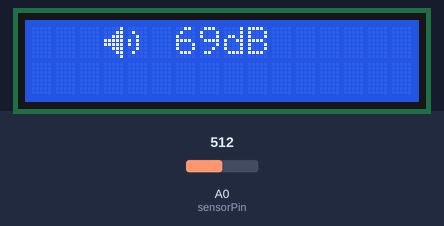
The sketch below on a simulated Arduino Uno, built with avr-gcc and run on an emulated ATmega328P. On the bench: 16×2 character LCD. The inputs (shaded band) are chosen by the test bench; at power-on: A0 (sensorPin) = 512. What the sketch prints to the serial monitor is not drawn.

Above: at 1.2 s.
1.3 s: A0 (sensorPin) set to 105
At 2.4 s:
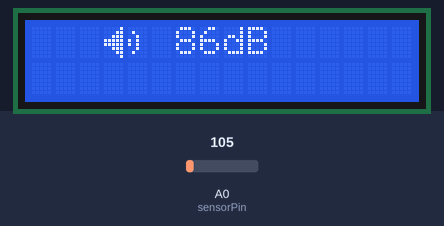
3.1 s: A0 (sensorPin) set to 93
At 4.7 s:
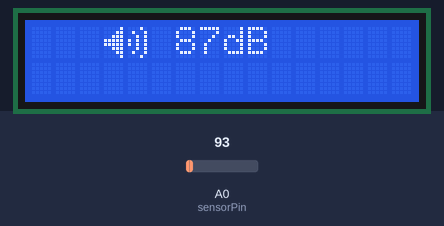
5.0 s: A0 (sensorPin) set to 1010
At 6.1 s:
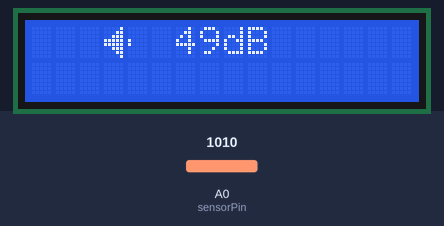
Timing chart, 0 to 8.0 s (numbered marks = the images above; inputs shaded):
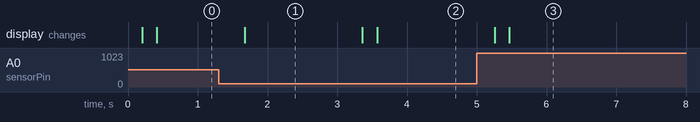

The sketch:

cam_bien_am_thanh.ino
```cpp
#include <Wire.h>
#include <LiquidCrystal_I2C.h>
LiquidCrystal_I2C lcd(0x27, 16, 2);

byte speaker[] = {
  B00001,
  B00011,
  B00111,
  B11111,
  B11111,
  B00111,
  B00011,
  B00001
};

byte small[] = {
  B00000,
  B00000,
  B00000,
  B10000,
  B10000,
  B00000,
  B00000,
  B00000
};

byte med[] = {
  B00000,
  B01000,
  B00100,
  B10100,
  B10100,
  B00100,
  B01000,
  B00000
};

byte big[] = {
  B00010,
  B01001,
  B00101,
  B10101,
  B10101,
  B00101,
  B01001,
  B00010
};

int db;
int volume = 0;
const int sensorPin = A0;
void setup() {
  Serial.begin(9600);
  lcd.init();
  lcd.backlight();
  lcd.createChar(0,speaker);
  lcd.createChar(1,small);
  lcd.createChar(2,med);
  lcd.createChar(3,big);
}
void loop() {
  db = map(volume,1024,20,49.5,90);
  lcd.setCursor(0,0);
  volume = analogRead(sensorPin);
  Serial.println(volume);
  delay(100);
  lcd.setCursor(3,0);
  lcd.write(0);
  if (volume >= 1024) {
    lcd.setCursor(4,0);
    lcd.print(" ");
  }
  if (volume >= 1000 && 1024 > volume) {
    lcd.setCursor(4,0);
    lcd.write(1);
  }
  if (volume >= 100 && 1000 > volume) {
    lcd.setCursor(4,0);
    lcd.write(2);
  }
  if (100 > volume) {
    lcd.setCursor(4,0);
    lcd.write(3);
  }
  lcd.setCursor(6,0);
  lcd.print(db);
  lcd.setCursor(8,0);
  lcd.print("dB");
  delay(100);
}
```

Measured:
- the behaviour switches between 100 and 99 on A0 (sensorPin) (found by bisection; images 1 and 2)
- after the input at 1.3 s, the display: changes after 0.38 s (image 1)
- after the input at 3.1 s, the display: first changes after 0.26 s (image 2 shows a later state)
- after the input at 5.0 s, the display: first changes after 0.25 s (image 3 shows a later state)
